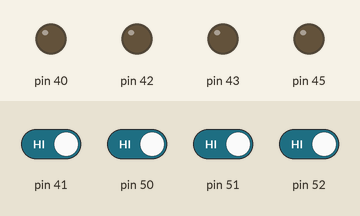
Bench run of a sketch on a simulated Arduino Mega 2560, built with avr-gcc and run on an emulated ATmega2560. Parts: output pins drawn as LEDs (lit = HIGH). The test bench sets the inputs (shaded band); at power-on: pin 41, pin 50–52 HIGH.

Above: at 1.2 s.
1.3 s: pin 41 driven LOW
At 1.6 s:
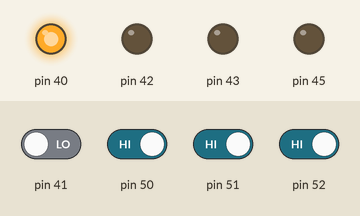
2.8 s: pin 50 driven LOW
At 4.0 s:
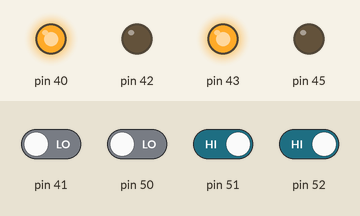
4.3 s: pin 51 driven LOW
At 5.1 s:
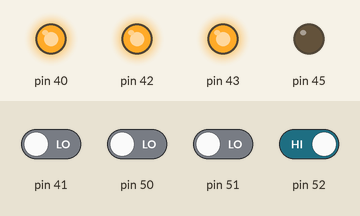
5.8 s: pin 52 driven LOW
At 6.2 s:
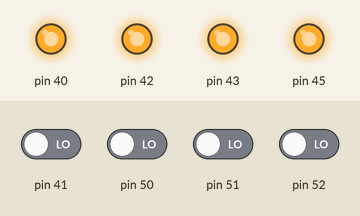
7.3 s: pin 41 driven HIGH
At 8.5 s:
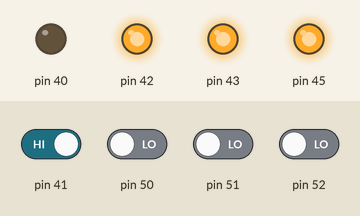
8.8 s: pin 50 driven HIGH
At 9.7 s:
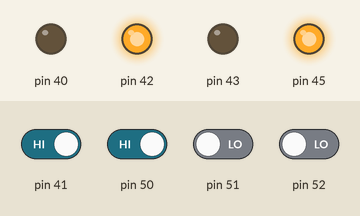
Timing chart, 0 to 11.3 s (numbered marks = the images above; inputs shaded):
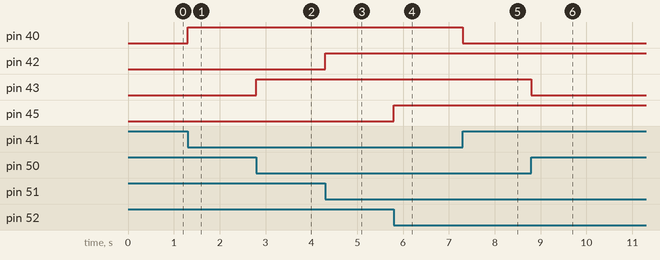

Measured:
- after the input at 1.3 s, pin 40: LOW → HIGH at once
- after the input at 2.8 s, pin 43: LOW → HIGH at once
- after the input at 4.3 s, pin 42: LOW → HIGH at once
- after the input at 5.8 s, pin 45: LOW → HIGH at once
- after the input at 7.3 s, pin 40: HIGH → LOW at once
- after the input at 8.8 s, pin 43: HIGH → LOW at once

The sketch:

Blink_tetra_drive.ino
```cpp
// the setup function runs once when you press reset or power the board
void setup() {
  // initialize digital pin LED_BUILTIN as an output.
  pinMode(41, INPUT);
  pinMode(52, INPUT);
  pinMode(51, INPUT);
  pinMode(50, INPUT);
  pinMode(45, OUTPUT);
  pinMode(43, OUTPUT);
  pinMode(42, OUTPUT);
  pinMode(40, OUTPUT);
}

// the loop function runs over and over again forever
void loop() {
  int motorpin1 = 1;
  int motorpin2 = 1;
  int motorpin3 = 1;
  int motorpin4 = 1;
  motorpin1 = digitalRead(41);
  motorpin2 = digitalRead(52);
  motorpin3 = digitalRead(51);
  motorpin4 = digitalRead(50);


  if (motorpin1 == 0) {
    digitalWrite(40, HIGH);

  }
  if (motorpin1 == 1) {
    digitalWrite(40, LOW);
  }


  if (motorpin2 == 0) {
    digitalWrite(45, HIGH);

  }
  if (motorpin2 == 1) {
    digitalWrite(45, LOW);
  }


  if (motorpin3 == 0) {
    digitalWrite(42, HIGH);

  }
  if (motorpin3 == 1) {
    digitalWrite(42, LOW);
  }


 if (motorpin4 == 0) {
    digitalWrite(43, HIGH);

  }
  if (motorpin4 == 1) {
    digitalWrite(43, LOW);
  }
}
```
